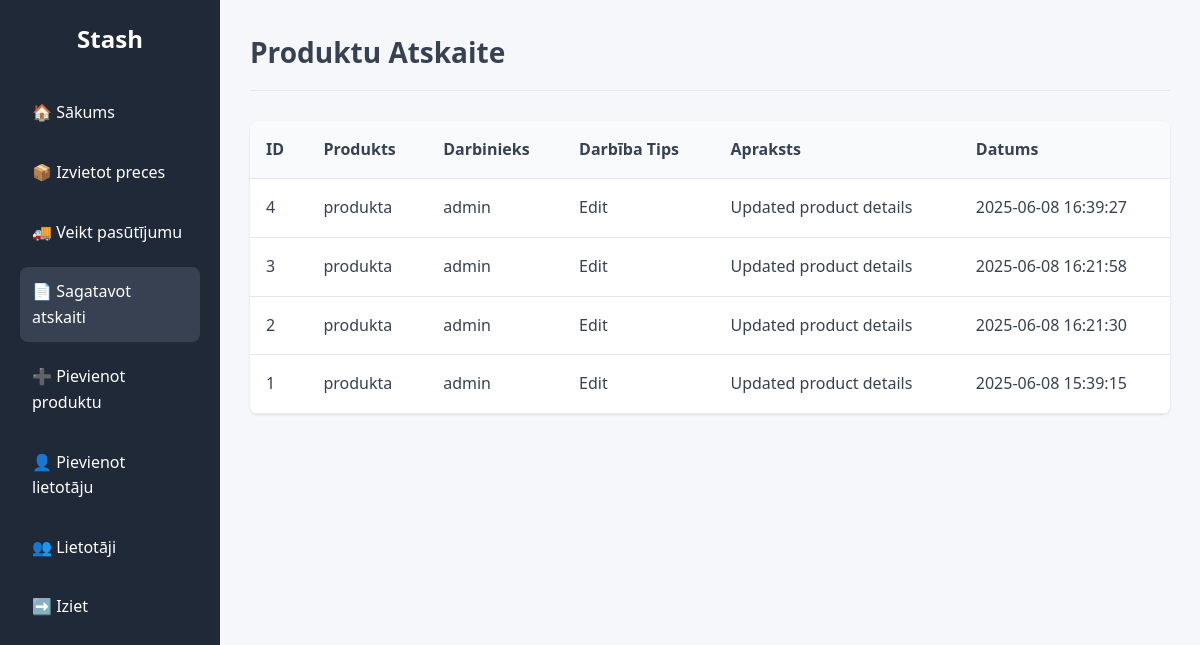
Page /report_worker_actions.php (signed in) on the committed database.
### tables this page shows
CREATE TABLE `product_log` (
  `id` int(11) NOT NULL,
  `product_id` int(11) NOT NULL,
  `user_id` int(11) NOT NULL,
  `action_type` varchar(50) NOT NULL,
  `action_description` text NOT NULL,
  `action_time` timestamp NOT NULL DEFAULT current_timestamp()
);

CREATE TABLE `products` (
  `id` int(11) NOT NULL,
  `name` varchar(255) NOT NULL,
  `description` text DEFAULT NULL,
  `category` varchar(100) NOT NULL,
  `company_id` varchar(100) DEFAULT NULL,
  `quantity` int(11) NOT NULL DEFAULT 0,
  `price` decimal(10,2) NOT NULL DEFAULT 0.00,
  `user_id` int(11) DEFAULT NULL,
  `created_at` timestamp NOT NULL DEFAULT current_timestamp(),
  `updated_at` timestamp NOT NULL DEFAULT current_timestamp() ON UPDATE current_timestamp()
);

CREATE TABLE `users` (
  `id` int(11) NOT NULL,
  `username` varchar(50) NOT NULL,
  `password` varchar(255) NOT NULL,
  `role_id` int(11) DEFAULT 3,
  `created_at` timestamp NOT NULL DEFAULT current_timestamp()
);

### report_worker_actions.php (the view, shortened to what this page needs)
<?php
include 'db.php';
$current_user_id = $_SESSION['user_id'];
$admin_role_id = 1;
$stmt = $conn->prepare("
    SELECT pl.id, p.name AS product_name, u.username AS worker_name, pl.action_type, pl.action_description, pl.action_time
    FROM product_log pl
    JOIN products p ON pl.product_id = p.id
    JOIN users u ON pl.user_id = u.id
    JOIN roles r ON u.role_id = r.id
    WHERE r.role_name = 'Shelf Organizer' OR r.role_name = 'Admin'
    ORDER BY pl.action_time DESC
");
$stmt->bind_param("ii", $current_user_id, $admin_role_id);
$stmt->execute();
$result = $stmt->get_result();
$report_data = $result->fetch_all(MYSQLI_ASSOC);
?>
<!DOCTYPE html>
<html lang="en">
<head>
    <link rel="stylesheet" href="style.css">
</head>
<body>
<div class="wrapper">
    <aside class="sidebar">
        <h1 class="logo">Stash</h1>
        <nav class="menu">
            <a href="index.php" class="menu-item">🏠 Sākums</a>
            <?php if (isset($_SESSION['permissions']['can_manage_inventory']) && $_SESSION['permissions']['can_manage_inventory']): ?>
                <a href="manage_inventory.php" class="menu-item">📦 Izvietot preces</a>
            <?php endif; ?>
            <?php if (isset($_SESSION['permissions']['can_make_order']) && $_SESSION['permissions']['can_make_order']): ?>
                <a href="make_order.php" class="menu-item">🚚 Veikt pasūtījumu</a>
            <?php endif; ?>
            <?php if (isset($_SESSION['permissions']['can_create_report']) && $_SESSION['permissions']['can_create_report']): ?>
                <a href="create_report.php" class="menu-item active">📄 Sagatavot atskaiti</a>
            <?php endif; ?>
            <?php if (isset($_SESSION['permissions']['can_add_product']) && $_SESSION['permissions']['can_add_product']): ?>
                <a href="add_product.php" class="menu-item">➕ Pievienot produktu</a>
            <?php endif; ?>
            <?php if (isset($_SESSION['permissions']['can_add_user']) && $_SESSION['permissions']['can_add_user']): ?>
                <a href="add_user.php" class="menu-item">👤 Pievienot lietotāju</a>
            <?php endif; ?>
            <?php if (isset($_SESSION['permissions']['can_manage_users']) && $_SESSION['permissions']['can_manage_users']): ?>
                <a href="manage_users.php" class="menu-item">👥 Lietotāji</a>
            <?php endif; ?>
            <a href="logout.php" class="menu-item">➡️ Iziet</a>
        </nav>
    </aside>
    <main class="content">
        <header class="page-header">
            <h2>Produktu Atskaite</h2>
        </header>
        <section class="table-section">
            <table class="product-table">
                <thead>
                    <tr>
                        <th>ID</th>
                        <th>Produkts</th>
                        <th>Darbinieks</th>
                        <th>Darbība Tips</th>
                        <th>Apraksts</th>
                        <th>Datums</th>
                    </tr>
                </thead>
                <tbody>
                    <?php if (!empty($report_data)): ?>
                        <?php foreach ($report_data as $row): ?>
                            <tr>
                                <td><?= htmlspecialchars($row['id']) ?></td>
                                <td><?= htmlspecialchars($row['product_name']) ?></td>
                                <td><?= htmlspecialchars($row['worker_name']) ?></td>
                                <td><?= htmlspecialchars($row['action_type']) ?></td>
                                <td><?= htmlspecialchars($row['action_description']) ?></td>
                                <td><?= htmlspecialchars($row['action_time']) ?></td>
                            </tr>
                        <?php endforeach; ?>
                    <?php else: ?>
                        <tr><td colspan="6" class="no-products">Nav atrasta neviena darbinieka darbība.</td></tr>
                    <?php endif; ?>
                </tbody>
            </table>
        </section>
    </main>
</div>
</body>
</html>

### style.css (style rules this page uses)
* { margin: 0; padding: 0; box-sizing: border-box; }
:root { --primary-color: #1f2937; --secondary-color: #374151; --accent-color: #3b82f6; --success-color: #10b981; --danger-color: #ef4444; --warning-color: #f59e0b; --text-color: #374151; --text-light: #6b7280; --background-color: #f5f7fa; --card-background: #ffffff; --border-radius: 8px; --transition: all 0.3s ease; }
body { font-family: 'Segoe UI', Tahoma, Geneva, Verdana, sans-serif; background-color: var(--background-color); color: var(--text-color); line-height: 1.6; }
.wrapper { display: flex; min-height: 100vh; }
.sidebar { width: 220px; background-color: var(--primary-color); color: white; padding: 20px; position: fixed; height: 100vh; overflow-y: auto; }
.logo { font-size: 24px; margin-bottom: 30px; text-align: center; font-weight: bold; }
.menu { display: flex; flex-direction: column; gap: 10px; }
.menu-item { color: white; text-decoration: none; padding: 12px; border-radius: var(--border-radius); transition: var(--transition); display: flex; align-items: center; gap: 10px; }
.menu-item:hover, .menu-item.active { background-color: var(--secondary-color); }
.content { flex-grow: 1; padding: 30px; margin-left: 220px; overflow-y: auto; }
.page-header { margin-bottom: 30px; padding-bottom: 15px; border-bottom: 1px solid #e5e7eb; }
.page-header h2 { font-size: 28px; color: var(--text-color); }
.table-section { background: var(--card-background); border-radius: var(--border-radius); box-shadow: 0 1px 3px rgba(0,0,0,0.1); overflow: hidden; margin-bottom: 30px; }
.product-table, .user-table { width: 100%; border-collapse: collapse; }
.product-table th, .product-table td, .user-table th, .user-table td { padding: 16px; text-align: left; border-bottom: 1px solid #e5e7eb; }
.product-table th, .user-table th { background-color: #f9fafb; font-weight: 600; color: var(--text-color); }

### rows in the picture
product_log: id "4", product.name "produkta", user.username "admin", action_type "Edit", action_description "Updated product details", action_time "2025-06-08 16:39:27"
product_log: id "3", product.name "produkta", user.username "admin", action_type "Edit", action_description "Updated product details", action_time "2025-06-08 16:21:58"
product_log: id "2", product.name "produkta", user.username "admin", action_type "Edit", action_description "Updated product details", action_time "2025-06-08 16:21:30"
product_log: id "1", product.name "produkta", user.username "admin", action_type "Edit", action_description "Updated product details", action_time "2025-06-08 15:39:15"
